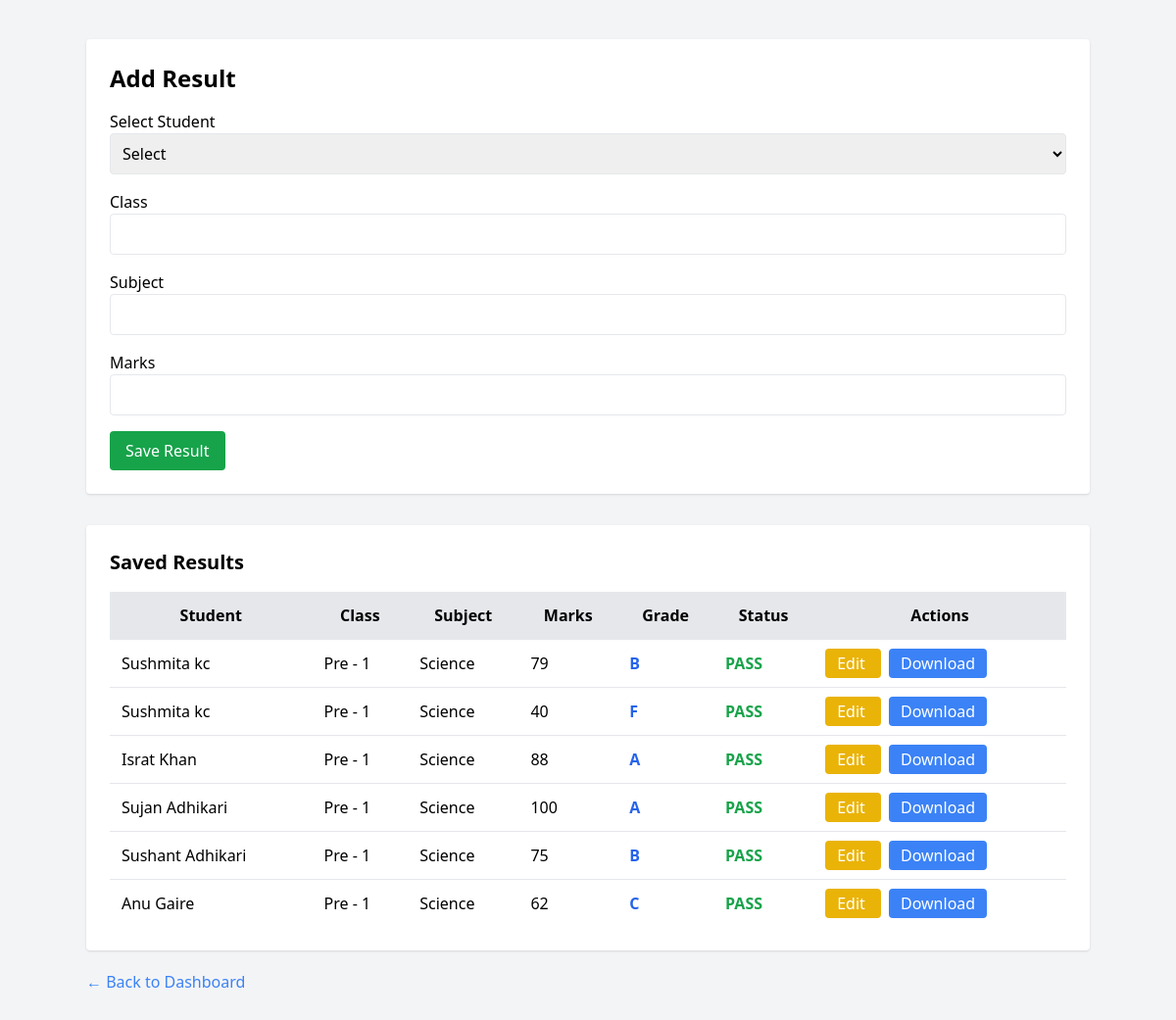
/manage_results.php (signed in), run on the app's committed database.
### tables this page shows
CREATE TABLE `results` (
  `result_id` int(11) NOT NULL,
  `student_id` int(11) DEFAULT NULL,
  `marks` int(11) DEFAULT NULL,
  `grade` varchar(5) DEFAULT NULL,
  `status` varchar(10) DEFAULT NULL,
  `subject` varchar(50) DEFAULT NULL,
  `class` varchar(50) DEFAULT NULL
);

CREATE TABLE `students` (
  `student_id` int(11) NOT NULL,
  `first_name` varchar(50) DEFAULT NULL,
  `last_name` varchar(50) DEFAULT NULL,
  `email` varchar(100) DEFAULT NULL,
  `phone` varchar(20) DEFAULT NULL
);

### manage_results.php (the view, shortened to what this page needs)
<?php
include("database.php");
$results = mysqli_query($conn,"
SELECT r.result_id, s.student_id, s.first_name, s.last_name,
r.class, r.subject, r.marks, r.grade, r.status
FROM results r
JOIN students s ON r.student_id = s.student_id
");
?>
<!DOCTYPE html>
<html>
<head>
<script src="https://cdn.tailwindcss.com"></script>
</head>
<body class="bg-gray-100 p-10">
<div class="max-w-5xl mx-auto">
<div class="bg-white p-6 rounded shadow mb-8">
<h2 class="text-2xl font-bold mb-4">Add Result</h2>
<form method="POST">
<div class="mb-4">
<label>Select Student</label>
<select name="student_id" class="w-full border p-2 rounded" required>
<option value="">Select</option>
</select>
</div>
<div class="mb-4">
<label>Class</label>
<input type="text" name="class" class="w-full border p-2 rounded" required>
</div>
<div class="mb-4">
<label>Subject</label>
<input type="text" name="subject" class="w-full border p-2 rounded" required>
</div>
<div class="mb-4">
<label>Marks</label>
<input type="number" name="marks" class="w-full border p-2 rounded" required>
</div>
<button name="submit"
class="bg-green-600 text-white px-4 py-2 rounded">
Save Result
</button>
</form>
</div>
<div class="bg-white p-6 rounded shadow">
<h2 class="text-xl font-bold mb-4">Saved Results</h2>
<table class="w-full">
<tr class="bg-gray-200">
<th class="p-3">Student</th>
<th class="p-3">Class</th>
<th class="p-3">Subject</th>
<th class="p-3">Marks</th>
<th class="p-3">Grade</th>
<th class="p-3">Status</th>
<th class="p-3">Actions</th>
</tr>
<?php while($row=mysqli_fetch_assoc($results)){ ?>
<tr class="border-t">
<td class="p-3"><?php echo htmlspecialchars($row['first_name']." ".$row['last_name']); ?></td>
<td class="p-3"><?php echo htmlspecialchars($row['class']); ?></td>
<td class="p-3"><?php echo htmlspecialchars($row['subject']); ?></td>
<td class="p-3"><?php echo $row['marks']; ?></td>
<td class="p-3 text-blue-600 font-bold"><?php echo $row['grade']; ?></td>
<td class="p-3 font-bold <?php echo $row['status']=='PASS'?'text-green-600':'text-red-600'; ?>">
<?php echo $row['status']; ?>
</td>
<td class="p-3 space-x-2">
<a href="edit_result.php?id=<?php echo $row['result_id']; ?>"
class="bg-yellow-500 text-white px-3 py-1 rounded">
Edit
</a>
<a href="download_result.php?id=<?php echo $row['student_id']; ?>"
class="bg-blue-500 text-white px-3 py-1 rounded">
Download
</a>
</td>
</tr>
<?php } ?>
</table>
</div>
<a href="dashboard.php" class="mt-5 inline-block text-blue-500">
← Back to Dashboard
</a>
</div>
</body>
</html>

### data on the page
results: student.last_name "Sushmita kc", class "Pre - 1", subject "Science", marks "79", grade "B", status "PASS"
results: student.last_name "Sushmita kc", class "Pre - 1", subject "Science", marks "40", grade "F", status "PASS"
results: student.last_name "Israt Khan", class "Pre - 1", subject "Science", marks "88", grade "A", status "PASS"
results: student.last_name "Sujan Adhikari", class "Pre - 1", subject "Science", marks "100", grade "A", status "PASS"
results: student.last_name "Sushant Adhikari", class "Pre - 1", subject "Science", marks "75", grade "B", status "PASS"
results: student.last_name "Anu Gaire", class "Pre - 1", subject "Science", marks "62", grade "C", status "PASS"
